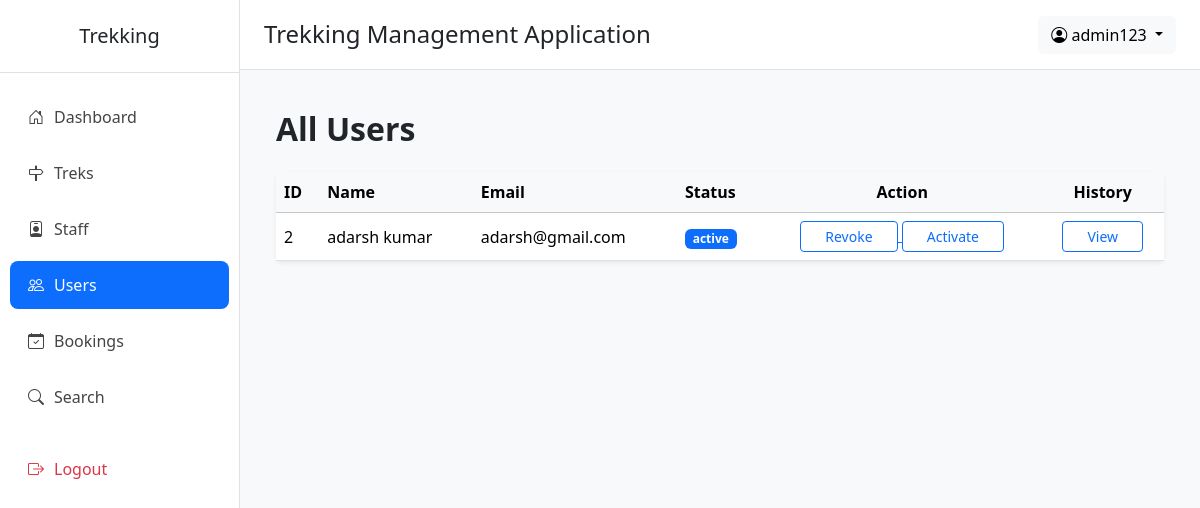
Page /admin/users (signed in) on the committed database.
### application/models.py (models this page shows)
class User(db.Model):
    __tablename__="users"
    id=db.Column(db.Integer(),primary_key=True,autoincrement=True)
    name=db.Column(db.String(),nullable=False)
    email=db.Column(db.String(),nullable=False,unique=True)
    phone=db.Column(db.String(),nullable=True)
    password=db.Column(db.String(),nullable=False)
    contact=db.Column(db.String(),nullable=True)
    role=db.Column(db.String(),default="user")       # admin | user | staff
    status=db.Column(db.String(),default="active")   # active | blacklisted | pending | rejected
    created_at=db.Column(db.DateTime(),server_default=db.func.now())
    updated_at=db.Column(db.DateTime(),server_default=db.func.now(),onupdate=db.func.now())
    staff_profile = db.relationship(
        "Staff",
        backref="user",
        uselist=False,
        foreign_keys="Staff.userid"
    )
    bookings = db.relationship(
        "Booking",
        backref="user",
        cascade="all, delete-orphan"
    )

### application/admin_routes.py (the view)
@app.route("/admin/users")
def all_users():
    this_admin=User.query.filter_by(id=session["admin_id"]).first()
    all_users=User.query.filter_by(role="user").all()
    return render_template("admin/all_users.html",all_users=all_users,this_admin=this_admin)

### templates/admin/all_users.html (shortened to what this page needs)
{% extends "admin/base.html" %}
{% block content %}
<div class="container-fluid">
    <h2 class="fw-bold mb-4">
        All Users
    </h2>
    <div class="card shadow-sm border-0">
        <div class="card-body p-0">
            <table class="table table-hover align-middle mb-0">
                <thead class="table-light">
                    <tr>
                        <th>ID</th>
                        <th>Name</th>
                        <th>Email</th>
                        <th>Status</th>
                        <th class="text-center">Action</th>
                        <th class="text-center">History</th>
                    </tr>
                </thead>
                <tbody>
                    {% for u in all_users %}
                    <tr>
                        <td>{{u.id}}</td>
                        <td>{{u.name}}</td>
                        <td>{{u.email}}</td>
                        <td>
                            <span class="badge bg-primary">
                                {{u.status}}
                            </span>
                        </td>
                        <td class="text-center">
                            <a href="/revoke/{{u.id}}">
                            <button class="btn btn-outline-primary btn-sm px-4">
                                Revoke
                            </button>
                            </a>
                            <a href="/activate/{{u.id}}">
                            <button class="btn btn-outline-primary btn-sm px-4">
                                Activate
                            </button>
                            </a>
                        </td>
                        <td class="text-center">
                            <a href="/history/{{u.id}}">
                            <button class="btn btn-outline-primary btn-sm px-4">
                                View
                            </button>
                            </a>
                        </td>
                    </tr>
                    {% endfor %}
                </tbody>
            </table>
        </div>
    </div>
</div>
{% endblock %}

### templates/admin/base.html (shortened to what this page needs)
<!DOCTYPE html>
<html lang="en">
<head>
    <link href="https://cdn.jsdelivr.net/npm/bootstrap@5.3.8/dist/css/bootstrap.min.css" rel="stylesheet">
    <link href="https://cdn.jsdelivr.net/npm/bootstrap-icons@1.11.3/font/bootstrap-icons.css" rel="stylesheet">
</head>
<body>
<div class="d-flex">
    <div class="sidebar">
        <h5 class="text-center py-4 border-bottom">
            Trekking
        </h5>
        <ul class="nav flex-column mt-3">
            <li class="nav-item">
                <a class="nav-link {% if request.path == '/admin/dashboard' %}active{% endif %}" href="/admin/dashboard">
                    <i class="bi bi-house-door"></i>Dashboard
                </a>
            </li>
            <li class="nav-item">
                <a class="nav-link {% if '/admin/trek' in request.path %}active{% endif %}" href="/admin/treks">
                    <i class="bi bi-signpost"></i>Treks
                </a>
            </li>
            <li class="nav-item">
                <a class="nav-link {% if '/admin/staff' in request.path %}active{% endif %}" href="/admin/staff">
                    <i class="bi bi-person-badge"></i>Staff
                </a>
            </li>
            <li class="nav-item">
                <a class="nav-link {% if '/admin/users' in request.path %}active{% endif %}" href="/admin/users">
                    <i class="bi bi-people"></i>Users
                </a>
            </li>
            <li class="nav-item">
                <a class="nav-link {% if '/admin/all/booking' in request.path %}active{% endif %}" href="/admin/all/booking">
                    <i class="bi bi-calendar-check"></i>Bookings
                </a>
            </li>
            <li class="nav-item">
                <a class="nav-link {% if '/admin/search' in request.path %}active{% endif %} " href="/admin/search">
                    <i class="bi bi-search"></i>Search
                </a>
            </li>
            <li class="nav-item mt-3">
                <a class="nav-link text-danger" href="/logout">
                    <i class="bi bi-box-arrow-right"></i>Logout
                </a>
            </li>
        </ul>
    </div>
    <div class="flex-grow-1">
        <nav class="navbar topbar px-4">
            <h4 class="mb-0">
                Trekking Management Application
            </h4>
            <div class="dropdown">
                <button class="btn btn-light dropdown-toggle"
                        data-bs-toggle="dropdown">
                    <i class="bi bi-person-circle"></i>
                    {{ this_admin.name }}
                </button>
            </div>
        </nav>
        <div class="container-fluid p-4">
            {% block content %}
            {% endblock %}
        </div>
    </div>
</div>
</body>
</html>

### templates/admin/base.html (style rules this page uses)
body { background:#f8f9fa; overflow-x:hidden; }
.sidebar { width:240px; min-height:100vh; background:#fff; border-right:1px solid #dee2e6; }
.sidebar .nav-link { color:#444; padding:12px 18px; border-radius:8px; margin:4px 10px; font-weight:500; transition:.3s; }
.sidebar .nav-link:hover, .sidebar .nav-link.active { background:#0d6efd; color:white; }
.sidebar i { margin-right:10px; }
.topbar { background:#fff; border-bottom:1px solid #dee2e6; height:70px; }

### rows in the picture
User: name "admin123"
User: id "2", name "adarsh kumar", email "adarsh@gmail.com", status "active"
